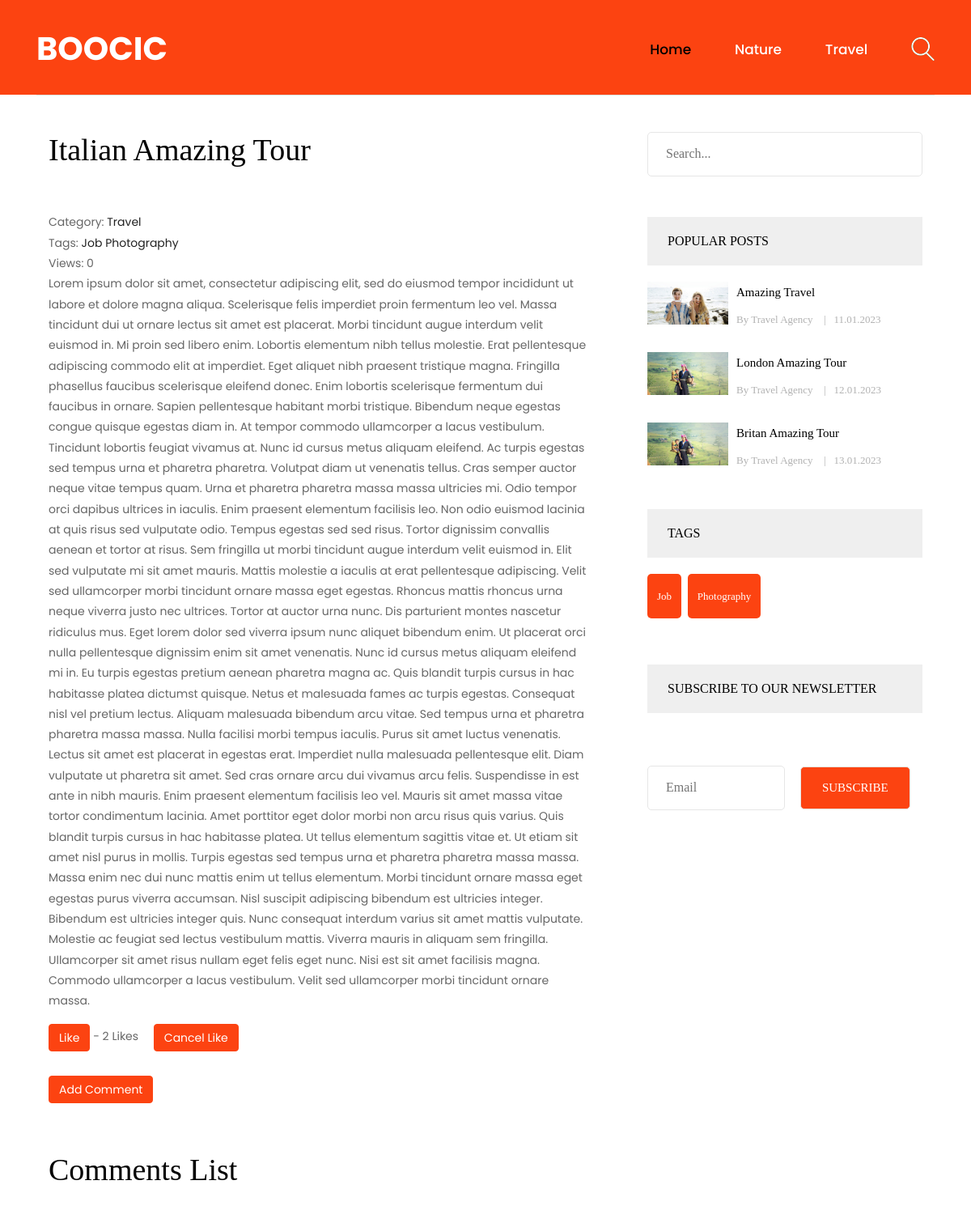
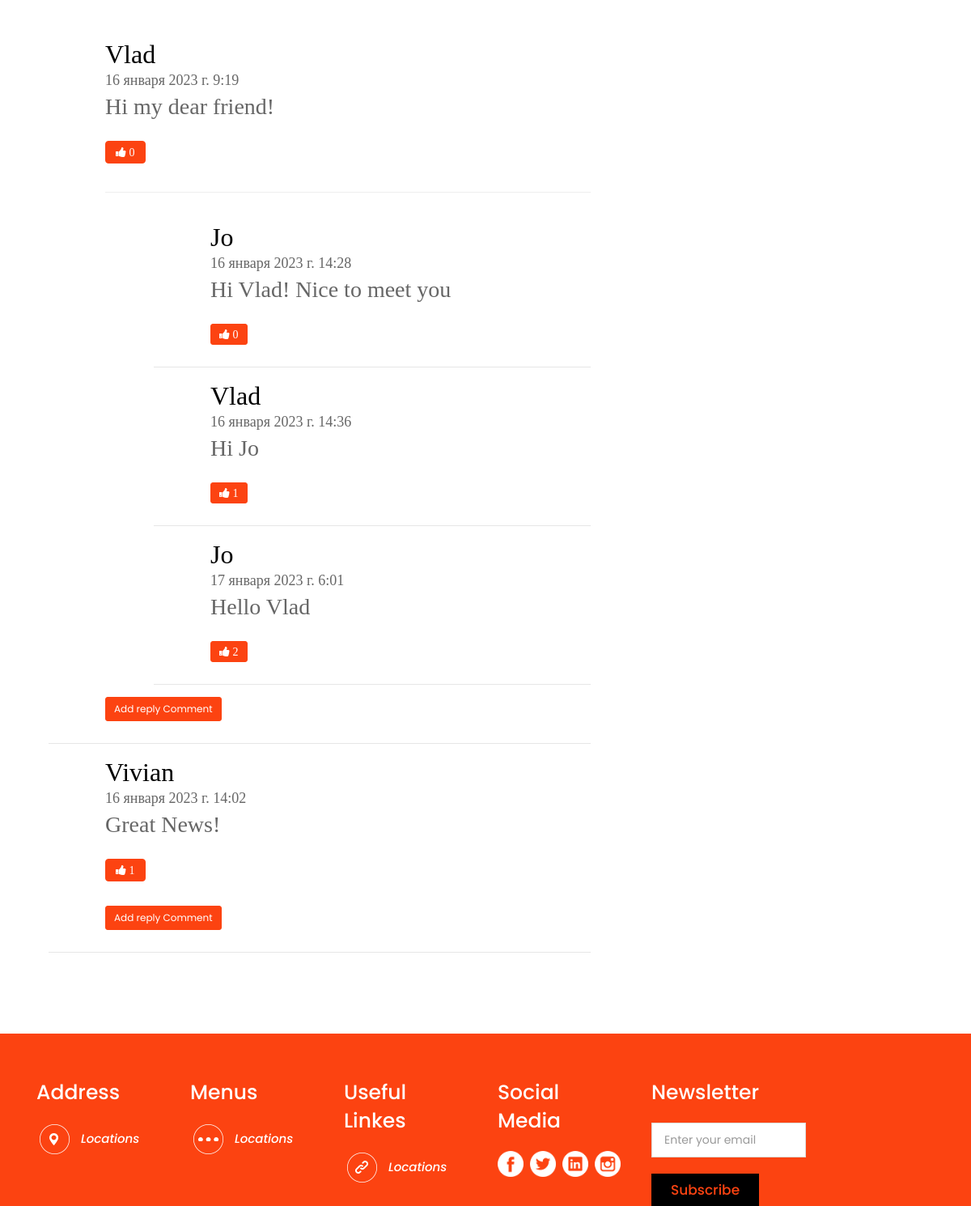
Page /blog/post/italian-amazing-tour/ on the committed database (2 pictures, top to bottom).
### blog/models.py (models this page shows, shortened)
class Category(models.Model):
    title = models.CharField(max_length=255, verbose_name='Название Категории')
    slug = models.SlugField(max_length=255, verbose_name='Url_of_Category', unique=True)
    def __str__(self):
        return self.title
    def get_absolute_url(self):
        return reverse('category', kwargs={"slug": self.slug})
    class Meta:
        verbose_name = 'Категория(ю)'
        verbose_name_plural = 'Категории'
        ordering = ['title']

class Post(models.Model):
    title = models.CharField(max_length=255, verbose_name='Название Поста')
    slug = models.SlugField(max_length=255, verbose_name='Url_of_Post', unique=True)
    author = models.CharField(max_length=100, verbose_name='Автор')
    content = models.TextField(blank=True, verbose_name='Контент')
    created_at = models.DateTimeField(auto_now_add=True, verbose_name='Время Создания')
    updated_at = models.DateTimeField(auto_now=True, verbose_name="Время последнего Редактирования")
    photo = models.ImageField(upload_to='photos/%Y/%m/%d', blank=True, verbose_name='Фото')
    is_published = models.BooleanField(default=True, verbose_name="Опубликовано")
    views = models.IntegerField(default=0, verbose_name='Количество просмотров')
    category = models.ForeignKey(Category, on_delete=models.PROTECT, related_name='get_category',
                                 verbose_name='Категория')
    tags = models.ManyToManyField(Tag, blank=True, related_name='get_tags')
    likes = models.ManyToManyField(User, blank=True, related_name="get_likes")
    def get_absolute_url(self):
        return reverse('post', kwargs={"slug": self.slug})
    def total_likes(self):
        return self.likes.count()
    class Meta:
        verbose_name = "Пост"
        verbose_name_plural = "Посты(ов)"
        ordering = ['-created_at']

class Tag(models.Model):
    title = models.CharField(max_length=50, verbose_name='Название Тега')
    slug = models.SlugField(max_length=255, verbose_name='Url_of_Tag', unique=True)
    def __str__(self):
        return self.title
    def get_absolute_url(self):
        return reverse('tag', kwargs={"slug": self.slug})
    class Meta:
        verbose_name = "Тэг"
        verbose_name_plural = "Тэги"
        ordering = ['title']

class Comment(models.Model):
    post = models.ForeignKey(Post, on_delete=models.CASCADE, related_name="get_comments", verbose_name="Пост")
    name = models.CharField(max_length=50, verbose_name="Имя")
    comment = models.CharField(max_length=700, verbose_name="Коментарий")
    created_at = models.DateTimeField(auto_now_add=True, verbose_name="Дата создания")
    updated_at = models.DateTimeField(auto_now=True, verbose_name="Время последнего Редактирования")
    likes = models.ManyToManyField(User, blank=True, related_name="likes_comments")
    class Meta:
        verbose_name = "Коментарий"
        verbose_name_plural = "Коментарии"
        ordering = ["created_at"]

class ReplyComment(models.Model):
    parent_comment = models.ForeignKey(Comment, on_delete=models.CASCADE, related_name="get_parent_comments",
                                       verbose_name="Родительский Коментарий")
    name = models.CharField(max_length=50, verbose_name="Имя_отвечающего")
    comment = models.CharField(max_length=700, verbose_name="Коментарий_отвечающего")
    created_at = models.DateTimeField(auto_now_add=True, verbose_name="Дата создания")
    updated_at = models.DateTimeField(auto_now=True, verbose_name="Время последнего Редактирования")
    likes = models.ManyToManyField(User, blank=True, related_name="get_reply_comments_likes")
    class Meta:
        verbose_name = "Ответный_Коментарий"
        verbose_name_plural = "Ответные_Коментарии"
        ordering = ["created_at"]

### blog/views.py (the view)
# urls.py: path('post/<str:slug>/', GetPost.as_view(), name='post'),
class GetPost(DetailView):
    model = Post
    template_name = 'blog/single_post.html'
    context_object_name = 'post'

### blog/templates/blog/single_post.html (shortened to what this page needs)
{% extends 'base_blog/base.html' %}
{% load static %}
{% load sidebar %}
{% block content %}
<section class="single-blog-area">
    <div class="container">
        <div class="row">
            <div class="col-md-12">
                <div class="border-top">
                    <div class="col-md-8">
                        <div class="blog-area">
                            <div class="blog-area-part">
                                <h2>{{ post.title }}</h2>
                                <div class="single-content">
                                    <div>
                                        <span>Category:
                                            <a href="{{ post.category.get_absolute_url }}">{{ post.category }}</a>
                                        </span>
                                        <br>
                                        {% if post.tags.exists %}
                                        <span>
                                            Tags:
                                            {% for tag in post.tags.all %}
                                                <a href="{{ tag.get_absolute_url }}">{{ tag.title }}</a>
                                            {% endfor %}
                                        </span>
                                        <br>
                                        {% endif %}
                                        <span>Views: {{ post.views }}</span>
                                    </div>
                                    {{ post.content|safe }}
                                </div>
                            </div>
                            <div><form action="{% url 'like_news' post.slug %}" method="POST">
                                <button type="submit" name="post_slug" value="{{ post.slug }}"
                                        class="btn btn-primary">Like
                                </button>
                                - {{ post.total_likes }} Likes
                            </form>
                            <form action="{% url 'remove_like_news' post.slug %}" method="POST">
                                <button type="submit" name="post_slug" value="{{ post.slug }}"
                                        class="btn btn-primary">Cancel Like
                                </button>
                            </form></div>
                            <form action="{% url 'add_comment' post.pk %}" >
                                <button class="btn btn-primary">Add Comment
                                </button>
                            </form>
                            <div class="commententries">
                                {% if post.get_comments.exists %}
                                <h2>Comments List</h2>
                                {% for comment in post.get_comments.all %}
                                <ul class="commentlist">
                                    <li>
                                        <article class="comment">
                                            <header class="comment-author">
                                            </header>
                                            <section class="comment-details">
                                                <div class="author-name">
                                                    <h5><a href="#">{{ comment.name }}</a></h5>
                                                    <p>{{ comment.created_at }}</p>
                                                </div>
                                                <div class="comment-body">
                                                    <p>{{ comment.comment }}</p>
                                                </div>
                                                <div class="reply">
                                                    <form action="{% url 'like_comments' post.slug %}" method="POST">
                                                        <button type="submit" name="comment_id"
                                                                value="{{ comment.id }}"
                                                                class="btn btn-primary fa fa-thumbs-up"
                                                                aria-hidden="true">
                                                            {{ comment.likes.count }}
                                                        </button>
                                                    </form>
                                                    <br/>
                                                    {% if comment.get_parent_comments.exists %}
                                                    <div id="reply_comment" class="menu">
                                                        <hr size="4">
                                                        <ul>
                                                            {% for reply_comment in comment.get_parent_comments.all %}
                                                            <article class="comment">
                                                                <header class="comment-author">
                                                                </header>
                                                                <section class="comment-details">
                                                                    <div class="author-name">
                                                                        <h5>
                                                                            <a href="#">{{ reply_comment.name }}</a>
                                                                        </h5>
                                                                        <p>{{ reply_comment.created_at }}</p>
                                                                    </div>
                                                                    <div class="comment-body">
                                                                        <p>{{ reply_comment.comment }}</p>
                                                                    </div>
                                                                    <div class="reply">
                                                                        <form action="{% url 'like_reply_comments' post.slug %}"
                                                                              method="POST">{% csrf_token %}
                                                                            <button type="submit"
                                                                                    name="reply_comment.id"
                                                                                    value="{{ reply_comment.id }}"
                                                                                    class="btn btn-primary btn-sm fa fa-thumbs-up"
                                                                                    aria-hidden="true">
                                                                                {{ reply_comment.likes.count }}
                                                                            </button>
                                                                        </form>
                                                                    </div>
                                                                </section>
                                                            </article>
                                                            {% endfor %}
                                                        </ul>
                                                    </div>
                                                    {% endif %}
                                                    <form action="{% url 'add_reply_comment' comment.pk %}">
                                                        <button class="btn btn-primary btn-sm">
                                                            Add reply Comment
                                                        </button>
                                                    </form>
                                                </div>
                                            </section>
                                        </article>
                                    </li>
                                </ul>
                                {% endfor %}
                                {% endif %}
                            </div>
                        </div>
                    </div>
                    <div class="col-md-4">
                        <div class="newsletter">
                            <form action="{% url 'search' %}" method="get">
                                <input type="text" name="s" placeholder="Search...">
                            </form>
                        </div>
                        {% get_popular_posts 3 %}
                        {% get_tags %}
                        <div class="newsletter">
                            <h2 class="sidebar-title">Subscribe To oUR nEWSLETTER</h2>
                            <form action="#" method="post">
                                <input type="email" name="" id="" placeholder="Email">
                                <input type="submit" value="Subscribe">
                            </form>
                        </div>
                    </div>
                </div>
            </div>
        </div>
    </div>
</section>
{% endblock %}

### blog/templates/templatetags_templates/show_categories_tpl.html
{% for item in categories %}
<li><a href="{{ item.get_absolute_url }}">{{ item.title }}</a></li>
{% endfor %}

### blog/templates/templatetags_templates/popular_posts_tpl.html
<h2 class="sidebar-title">Popular posts</h2>
<div class="grid">
    {% for post in posts %}
    <div class="portfolio-item recent popular">
        {% if post.photo %}
        <img src="{{ post.photo.url }}" width="350" alt="{{ post.title }}">
        {% else %}
        <img src="https://picsum.photos/id/1060/300/201/?blur=2" alt="{{ post.title }}">
        {% endif %}
        <div class="portfolio-text">
            <h5><a href="{{ post.get_absolute_url }}">{{ post.title }}</a></h5>
            <p>By {{ post.author }} <span>|</span>{{ post.created_at|date:"d.m.Y" }}</p>
        </div>
    </div>
    {% endfor %}
</div>

### blog/templates/templatetags_templates/tags_tpl.html
<div class="tags">
    <h2 class="sidebar-title">Tags</h2>
    {% for tag in tags %}
    <p><a href="{{ tag.get_absolute_url }}">{{ tag }}</a></p>
    {% endfor %}
</div>

### rows in the picture
Category: title "Nature"
Category: title "Travel"
Post: title "Italian Amazing Tour", category "Travel", views "0", content "Lorem ipsum dolor sit amet, consectetur adipiscing elit, sed do eiusmod tempor incididunt ut labore et dolore magna aliqua. Scelerisque felis imperdiet proin fermentum leo vel. Massa tincidunt dui ut ornare lectus sit amet est placerat. Morbi tincidunt augue interdum velit euismod in. Mi proin sed libero enim. Lobortis elementum nibh tellus molestie. Erat pellentesque adipiscing commodo elit at imperdiet. Eget aliquet nibh praesent tristique magna. Fringilla phasellus faucibus scelerisque eleifend donec. Enim lobortis scelerisque fermentum dui faucibus in ornare. Sapien pellentesque habitant morbi tristique. Bibendum neque egestas congue quisque egestas diam in. At tempor commodo…", total_likes "2"
Tag: title "Job"
Tag: title "Photography"
Comment: name "Vlad", created_at "16 января 2023 г. 9:19", comment "Hi my dear friend!", likes.count "0"
ReplyComment: name "Jo", created_at "16 января 2023 г. 14:28", comment "Hi Vlad! Nice to meet you", likes.count "0"
ReplyComment: name "Vlad", created_at "16 января 2023 г. 14:36", comment "Hi Jo", likes.count "1"
ReplyComment: name "Jo", created_at "17 января 2023 г. 6:01", comment "Hello Vlad", likes.count "2"
Comment: name "Vivian", created_at "16 января 2023 г. 14:02", comment "Great News!", likes.count "1"
Post: photo (picture), title "Amazing Travel", author "Travel Agency", created_at "11.01.2023"
Post: photo (picture), title "London Amazing Tour", author "Travel Agency", created_at "12.01.2023"
Post: photo (picture), title "Britan Amazing Tour", author "Travel Agency", created_at "13.01.2023"
